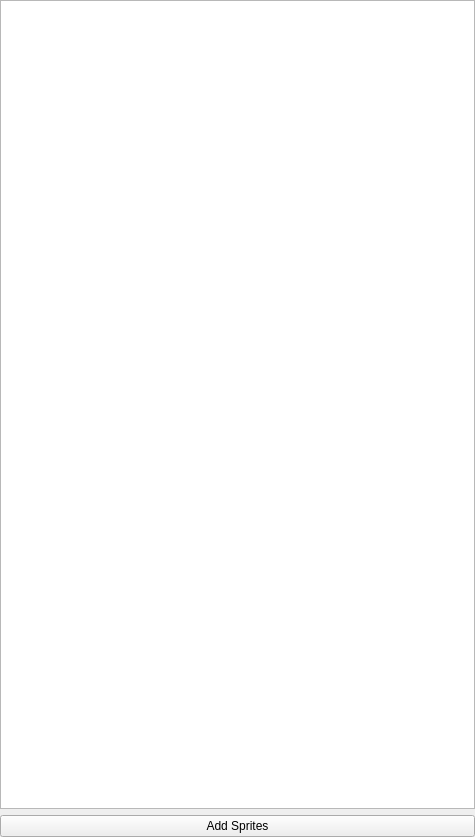
<?xml version="1.0" encoding="UTF-8"?>
<ui version="4.0">
 <class>SpriteListWidget</class>
 <widget class="QWidget" name="SpriteListWidget">
  <property name="geometry">
   <rect>
    <x>0</x>
    <y>0</y>
    <width>475</width>
    <height>837</height>
   </rect>
  </property>
  <property name="windowTitle">
   <string>Form</string>
  </property>
  <layout class="QVBoxLayout" name="verticalLayout">
   <property name="leftMargin">
    <number>0</number>
   </property>
   <property name="topMargin">
    <number>0</number>
   </property>
   <property name="rightMargin">
    <number>0</number>
   </property>
   <property name="bottomMargin">
    <number>0</number>
   </property>
   <item>
    <widget class="QTreeView" name="m_tree_sprites">
     <property name="contextMenuPolicy">
      <enum>Qt::ContextMenuPolicy::CustomContextMenu</enum>
     </property>
     <property name="alternatingRowColors">
      <bool>true</bool>
     </property>
     <property name="selectionMode">
      <enum>QAbstractItemView::SelectionMode::ExtendedSelection</enum>
     </property>
     <property name="rootIsDecorated">
      <bool>false</bool>
     </property>
     <property name="uniformRowHeights">
      <bool>true</bool>
     </property>
     <property name="itemsExpandable">
      <bool>false</bool>
     </property>
     <attribute name="headerVisible">
      <bool>false</bool>
     </attribute>
    </widget>
   </item>
   <item>
    <widget class="QPushButton" name="m_btn_add_sprites">
     <property name="text">
      <string>Add Sprites</string>
     </property>
     <property name="icon">
      <iconset resource="Resources/Resources.qrc">
       <normaloff>:/icons/list-add</normaloff>:/icons/list-add</iconset>
     </property>
    </widget>
   </item>
  </layout>
  <action name="m_action_remove_sprite">
   <property name="icon">
    <iconset resource="Resources/Resources.qrc">
     <normaloff>:/icons/list-remove</normaloff>:/icons/list-remove</iconset>
   </property>
   <property name="text">
    <string>Remove</string>
   </property>
   <property name="menuRole">
    <enum>QAction::MenuRole::NoRole</enum>
   </property>
  </action>
 </widget>
 <tabstops>
  <tabstop>m_tree_sprites</tabstop>
  <tabstop>m_btn_add_sprites</tabstop>
 </tabstops>
 <resources>
  <include location="Resources/Resources.qrc"/>
 </resources>
 <connections/>
</ui>
